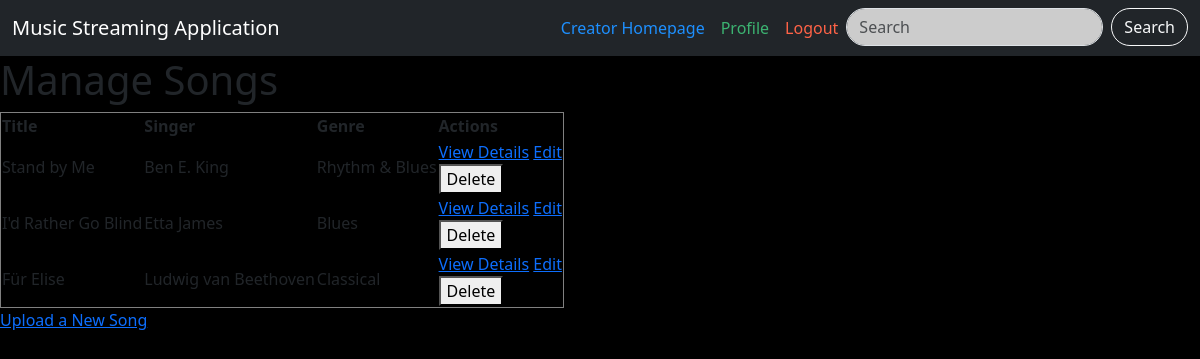
Screenshot of /manage_songs (signed in) with the database file from the repository.
### app.py (models this page shows, shortened)
class Song(db.Model):
    __tablename__ = "songs"
    id = db.Column(db.Integer, primary_key=True)
    filename = db.Column(db.String(255))
    title = db.Column(db.String(255), nullable=False)
    singer = db.Column(db.String(255))
    artist = db.Column(db.String(255), nullable=False)
    lyrics = db.Column(db.Text)
    album = db.Column(db.String(255))
    release_date = db.Column(db.Date)
    user_id = db.Column(db.Integer, db.ForeignKey('users.id'))
    genre = db.Column(db.String(255), nullable=False)
    created_at = db.Column(db.DateTime, default=datetime.utcnow)
    rating = db.Column(db.Float, default=0.0)
    user_rating = db.relationship('Rating', backref='song', lazy=True, cascade='all, delete-orphan')
    playlists_association = db.relationship(
        "Playlist",
        secondary="playlist_song_association",
        back_populates="associated_songs"
    )
    albums_association = db.relationship(
        "Album",
        secondary="album_song_association",
        back_populates="songs"
    )

### app.py (the view)
@app.route('/manage_songs')
@login_required
def manage_songs():
    if current_user.user_type != "creator":
        return redirect(url_for('index'))
    songs = Song.query.filter_by(user_id=current_user.id).all()
    return render_template('manage_songs.html', songs=songs)

### app.py (called while the page is built)
@login_manager.user_loader
def load_user(user_id):
    return User.query.get(int(user_id))

    @property
    def is_authenticated(self):
        return True

### templates/manage_songs.html (shortened to what this page needs)
{% extends 'base.html' %}
{% block content %}
    <h1>Manage Songs</h1>
    <table border="1">
        <thead>
            <tr>
                <th>Title</th>
                <th>Singer</th>
                <th>Genre</th>
                <th>Actions</th>
            </tr>
        </thead>
        <tbody>
            {% for song in songs %}
            <tr>
                <td>{{ song.title }}</td>
                <td>{{ song.singer }}</td>
                <td>{{ song.genre }}</td>
                <td>
                    <a href="{{ url_for('song_details', song_id=song.id) }}">View Details</a>
                    {% if current_user.user_type == 'creator' %}
                        <a href="{{ url_for('edit_song', song_id=song.id) }}">Edit</a>
                        <form method="post" action="{{ url_for('delete_song', song_id=song.id) }}">
                            <button type="submit">Delete</button>
                        </form>
                    {% endif %}
                </td>
            </tr>
            {% endfor %}
        </tbody>
    </table>
    {% if current_user.user_type == 'creator' %}
        <a href="{{ url_for('upload') }}">Upload a New Song</a>
    {% endif %}
{% endblock %}

### templates/base.html (style rules this page uses)
body { background-color: #000000; background-size: cover; background-position: center; height: 100vh; overflow: hidden; }

### rows the page displays
Song: title "Stand by Me", singer "Ben E. King", genre "Rhythm & Blues"
Song: title "I'd Rather Go Blind", singer "Etta James", genre "Blues"
Song: title "Für Elise", singer "Ludwig van Beethoven", genre "Classical"
